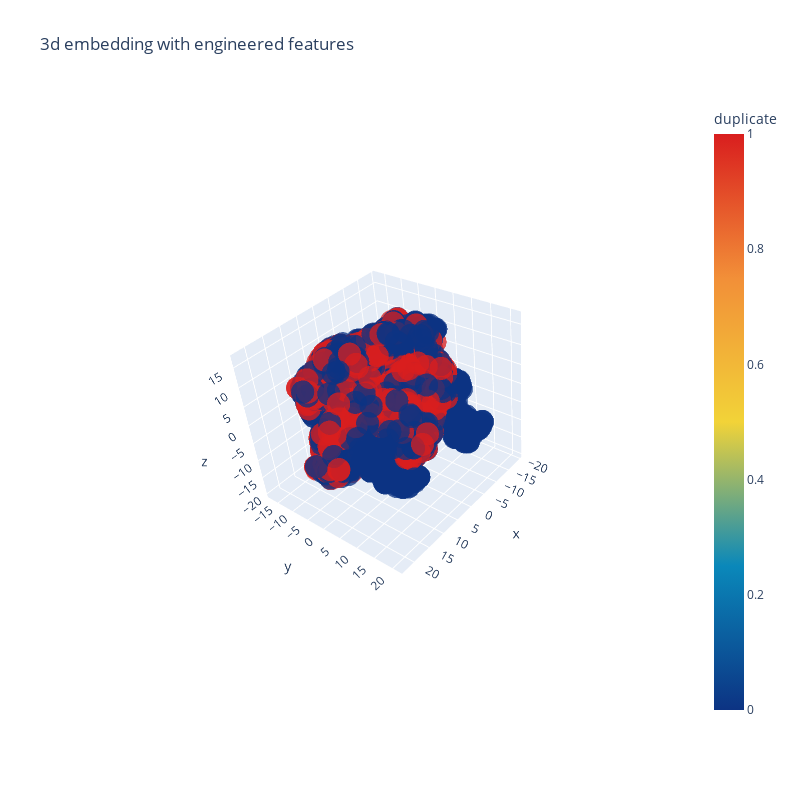

The notebook cell this image was saved under:
### Code cell
trace1 = go.Scatter3d(
    x=tsne3d[:,0],
    y=tsne3d[:,1],
    z=tsne3d[:,2],
    mode='markers',
    marker=dict(
        sizemode='diameter',
        color = y,
        colorscale = 'Portland',
        colorbar = dict(title = 'duplicate'),
        line=dict(color='rgb(255, 255, 255)'),
        opacity=0.75
    )
)

data=[trace1]
layout=dict(height=800, width=800, title='3d embedding with engineered features')
fig=dict(data=data, layout=layout)
py.iplot(fig, filename='3DBubble')

### Figure 1 — Plotly figure (JSON) as saved in the notebook; plotly's stock layout.template omitted (floating-point values rounded to 4 significant figures; data arrays with more than 128 entries replaced by an {"elided": "..."} marker saying what was removed)
{"data": [{"marker": {"color": {"elided": "5000 int values"}, "colorbar": {"title": {"text": "duplicate"}}, "colorscale": [[0, "rgb(12,51,131)"], [0.25, "rgb(10,136,186)"], [0.5, "rgb(242,211,56)"], [0.75, "rgb(242,143,56)"], [1, "rgb(217,30,30)"]], "line": {"color": "rgb(255, 255, 255)"}, "opacity": 0.75, "sizemode": "diameter"}, "mode": "markers", "type": "scatter3d", "x": {"elided": "5000 float values"}, "y": {"elided": "5000 float values"}, "z": {"elided": "5000 float values"}}], "layout": {"height": 800, "scene": {"aspectmode": "auto", "aspectratio": {"x": 1.073, "y": 0.9899, "z": 0.9416}, "camera": {"center": {"x": 0, "y": 0, "z": 0}, "eye": {"x": 2.304, "y": 2.304, "z": 2.304}, "projection": {"type": "perspective"}, "up": {"x": -0.07251, "y": 0.07821, "z": 0.9943}}}, "title": {"text": "3d embedding with engineered features"}, "width": 800}}
